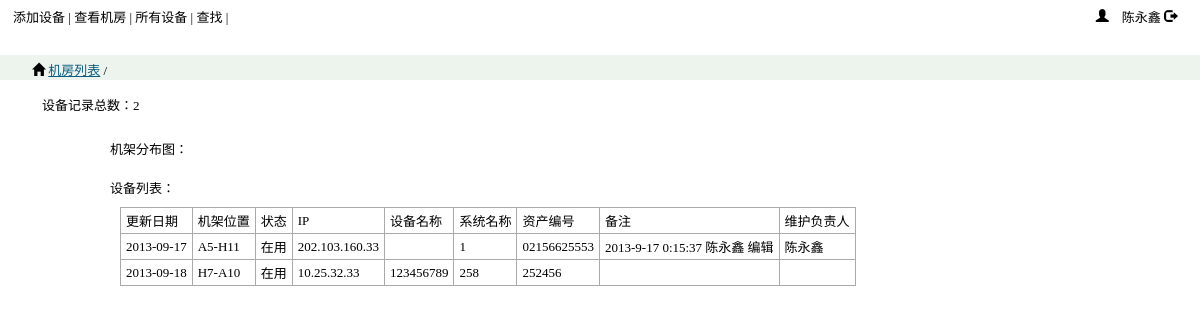
Screenshot of /roomview.php with the database file from the repository.
### tables this page shows
CREATE TABLE IF NOT EXISTS `device_manage` (
  `id` int(11) NOT NULL AUTO_INCREMENT,
  `adddate` date DEFAULT NULL,
  `updatedate` date DEFAULT NULL,
  `room` int(11) DEFAULT NULL,
  `position` varchar(10) DEFAULT NULL,
  `status` varchar(10) DEFAULT NULL,
  `ip` varchar(100) DEFAULT NULL,
  `devname` tinytext,
  `sysname` tinytext,
  `detail` tinytext,
  `projnum` varchar(30) DEFAULT NULL,
  `projname` tinytext,
  `assetnum` varchar(30) DEFAULT NULL,
  `objnum` varchar(30) DEFAULT NULL,
  `memo` tinytext,
  `belongdep` varchar(60) DEFAULT NULL,
  `usingdep` varchar(60) DEFAULT NULL,
  `manager` varchar(8) DEFAULT NULL,
  PRIMARY KEY (`id`)
);

### roomview.php (the view, shortened to what this page needs)
<?php
require("header.php");
require("dbconn.php");
$tblname="device_room";
$room=isset($_GET['r'])?$_GET['r']:0;
$room_sql="SELECT roomname,shelfrows,shelfcols FROM ".$tblname." WHERE id='$room'";
$room_pdostmt=$dbh->query($room_sql);
$row=$room_pdostmt->fetch(PDO::FETCH_NUM);
$roomname=$row[0];
$tblname="device_manage";
$dev_sql="SELECT updatedate,position,status,ip,devname,sysname,assetnum,memo,manager FROM ".$tblname." WHERE room='$room'";
$dev_pdostmt=$dbh->query($dev_sql);
echo "<div class=\"breadcrumb\"><span class=\"glyphicon glyphicon-home\"></span> <a href=\"roomlist.php\">机房列表</a> / "
        .$roomname." </div>";
echo "<div class=\"msgbar-top\">";
echo "设备记录总数：".$dev_pdostmt->rowCount();
echo "</div>";
echo "<div class=\"container\">";
echo "机架分布图：<br/>";
echo "设备列表：<br/>";
echo "<table>";
echo "<tr><td>更新日期</td><td>机架位置</td><td>状态</td><td>IP</td><td>设备名称</td><td>系统名称</td><td>资产编号</td><td>备注</td><td>维护负责人</td></tr>";
 while($row=$dev_pdostmt->fetch(PDO::FETCH_NUM))
 {
    echo "<tr>";
    foreach ($row as $field) {
        echo "<td>".$field."</td>";
    }
    echo "</tr>";
 }
echo "</table>";
?>
</div>
</body>
</html>

### css/ccbt.css (style rules this page uses)
body { margin: 0; font-size: 13px; }
.breadcrumb { height: 15px; margin: 5px 0 5px 0; padding: 5px 5px 5px 32px; background: #EDF4ED; }
.breadcrumb a { font-weight: normal; color: #085D81; }
.msgbar-top { margin: 5px 15px 5px 32px; padding: 10px 5px 15px 10px; }
.container { margin:0 auto; width: 980px; padding: 5px 10px; background: #fff; }
.container table,tr,td,th { font-size:100%; border-collapse: collapse; border: solid 1px #aaa; padding:3px 5px 3px 5px; margin:10px 10px 10px 10px; }
.glyphicon { position: relative; top: 1px; display: inline-block; font-family: 'Glyphicons Halflings'; -webkit-font-smoothing: antialiased; font-style: normal; font-weight: normal; line-height: 1; }
.glyphicon-home:before { content: "\e021"; }

### rows the page displays
device_manage: updatedate "2013-09-17", position "A5-H11", status "在用", ip "202.103.160.33", sysname "1", assetnum "02156625553", memo "2013-9-17 0:15:37 陈永鑫 编辑", manager "陈永鑫"
device_manage: updatedate "2013-09-18", position "H7-A10", status "在用", ip "10.25.32.33", devname "123456789", sysname "258", assetnum "252456"

### other values shown
$dev_pdostmt->rowCount() "2"
